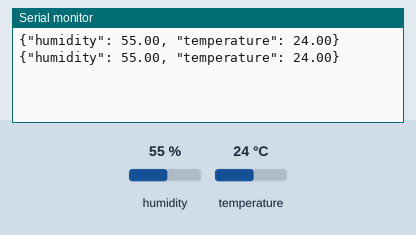
Recording of a sketch running on a simulated Arduino Uno, built with avr-gcc and run on an emulated ATmega328P. Shown: the last lines printed to the serial monitor. The test bench sets the inputs (shaded band); at power-on: humidity 55 %, temperature 24 °C.

Above: at 10.8 s.
10.9 s: humidity set to 22 %
At 16.4 s:
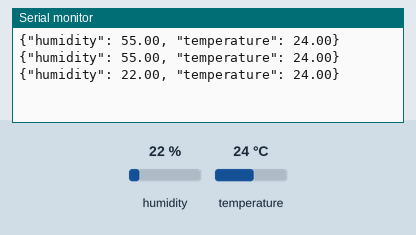
18.4 s: temperature set to 12 °C
At 21.1 s:
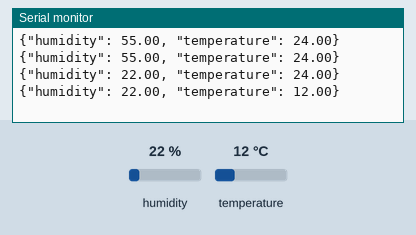
25.9 s: humidity set to 40 %
At 30.5 s:
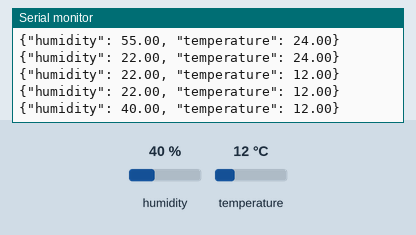
Timing chart, 0 to 32.0 s (numbered marks = the images above; inputs shaded):
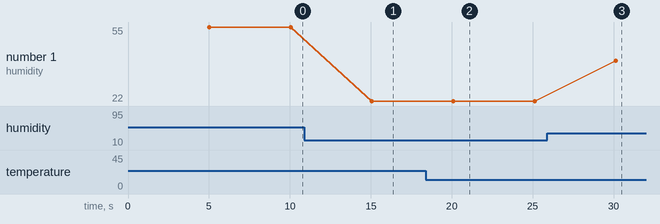

Measured:
- after the input at 10.9 s, the serial monitor: prints a new line after 4.2 s (image 1)
- after the input at 18.4 s, the serial monitor: prints a new line after 1.7 s (image 2)
- after the input at 25.9 s, the serial monitor: prints a new line after 4.2 s (image 3)
- plotted number 1: 55 → 22 after the input at 10.9 s, 22 → 40 after the input at 25.9 s

The sketch:

sketch_nov19a.ino
```cpp
#include <dht.h>
dht DHT;

#define DHT11_PIN 7


void setup(){
  Serial.begin(9600);
}


void loop() {
  delay(5000);
  int chk = DHT.read11(DHT11_PIN);
  float h = DHT.humidity;
  float t = DHT.temperature;

  String message = "";

  if (isnan(h) || isnan(t)) {
    return;
  }

  // Create JSON as a message
  message = message + "{\"humidity\": ";
  message = message + h;
  message = message + ", \"temperature\": ";
  message = message + t;
  message = message + "}";

  // Send message
  Serial.println(message);
}
```
